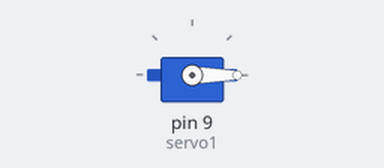
The sketch below on a simulated Arduino Uno, built with avr-gcc and run on an emulated ATmega328P. Shown: servo.

Above: at 0.05 s.
At 4.0 s:
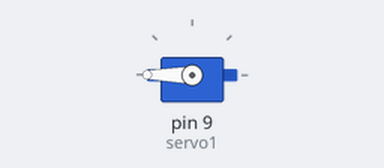
At 6.0 s:
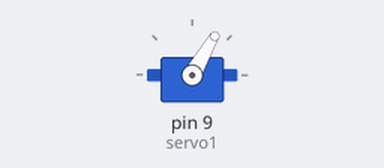
At 8.0 s:
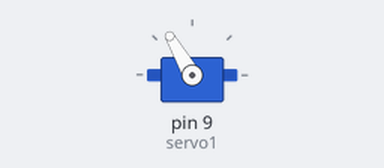
Timing chart, 0 to 10.4 s (numbered marks = the images above):
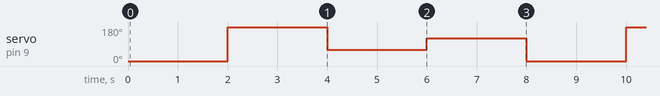

The sketch:

brave_albar_vihelmo1.ino
```cpp
#include <Servo.h>
Servo servo1;
int red=2;
int green=3;
int blue=4;
int trigPin = 6;
int echoPin = 7;
long distance;
long duration;
int value;


void setup()
{
servo1.attach(9);
 pinMode(trigPin, OUTPUT);
 pinMode(echoPin, INPUT);
}

void loop() {
  ultra();
  servo1.write(0);
  if(distance <=30){
  digitalWrite(red,HIGH);
  delay(1000);
  digitalWrite(red,LOW);
  delay(1000);
  servo1.write(180);
  }
  if(distance <=30){
   digitalWrite(blue,HIGH);
   delay(1000);
  digitalWrite(blue,LOW);
  delay(1000);
  servo1.write(60);
  }
  if(distance <=30){
  digitalWrite(blue,HIGH);
  delay(1000);
  digitalWrite(blue,LOW);
  delay(1000);
  servo1.write(120);
  }
  if(distance <=10){
  digitalWrite(green,HIGH);
  delay(1000);
  digitalWrite(green,LOW);
  delay(1000);
  servo1.write(180);
  }
  else{servo1.write(0);}
  }

void ultra(){
  digitalWrite(trigPin, LOW);
  delayMicroseconds(2);
  digitalWrite(trigPin, HIGH);
  delayMicroseconds(10);
  digitalWrite(trigPin, LOW);
  //duration = pulseIn(echoPin, HIGH);
  //distance=duration*0.343/2;
}
```

Measured:
- by itself, servo on pin 9 (servo1): repeats every 8.0 s: 60° 2.0 s, 120° 2.0 s, 0° 2.0 s, 180° 2.0 s
